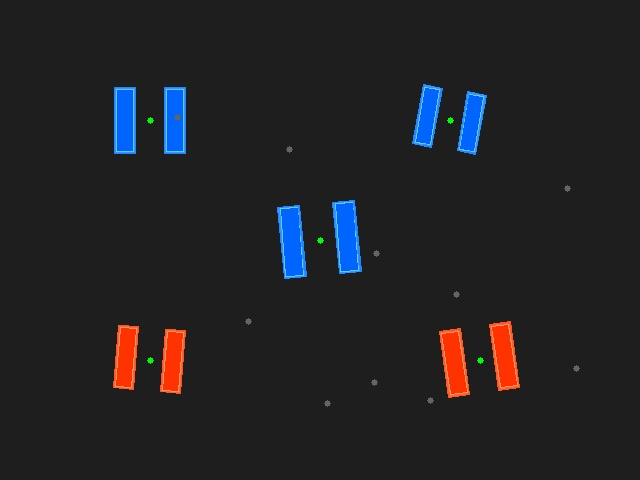
#> input picture images/armor_test.jpg, 640 x 480 px
$ python -i parameter_tuner.py   (imports and definitions only)
#> lines starting #> are read from the running program, lines starting #| are printed output that depends on the picture; after the words box and inside, x2 and y2 are one past the last pixel; in counts of white or black regions, pixels touching at a corner belong together
"""
交互调参工具模块（进阶）
功能：基于OpenCV Trackbar创建可视化调参界面，实时展示参数调整效果
支持颜色阈值调参、形态学参数调参、Canny边缘检测调参等
"""

import cv2
import numpy as np
import os


class ParameterTuner:
    """
    参数调节器类
    提供可视化界面实时调节参数
    """

    def __init__(self):
        self.window_name = "Parameter Tuner"
        self.image = None
        self.original_image = None
        self.current_mode = "color"  # color, edge, morphology, threshold

        # 参数值存储
        self.params = {
            "color": {
                "h_min": 0,
                "h_max": 179,
                "s_min": 100,
                "s_max": 255,
                "v_min": 100,
                "v_max": 255
            },
            "edge": {
                "canny_low": 50,
                "canny_high": 150,
                "blur_kernel": 5,
                "sobel_ksize": 3
            },
            "morphology": {
                "kernel_size": 5,
                "operation": 0,  # 0:open, 1:close, 2:erode, 3:dilate
                "iterations": 1
            },
            "threshold": {
                "thresh_type": 0,  # 0:binary, 1:binary_inv, 2:trunc, 3:tozero, 4:tozero_inv
                "thresh_value": 127,
                "max_value": 255,
                "adaptive": 0  # 0:global, 1:mean, 2:gaussian
            }
        }

    def create_trackbars(self, mode):
        """
        创建指定模式的Trackbar

        参数:
            mode: 调参模式
        """
        self.current_mode = mode
        cv2.namedWindow(self.window_name, cv2.WINDOW_NORMAL)

        if mode == "color":
            # HSV颜色阈值调节
            cv2.createTrackbar("H Min", self.window_name,
                             self.params["color"]["h_min"], 179,
                             lambda x: self.update_param("color", "h_min", x))
            cv2.createTrackbar("H Max", self.window_name,
                             self.params["color"]["h_max"], 179,
                             lambda x: self.update_param("color", "h_max", x))
            cv2.createTrackbar("S Min", self.window_name,
                             self.params["color"]["s_min"], 255,
                             lambda x: self.update_param("color", "s_min", x))
            cv2.createTrackbar("S Max", self.window_name,
                             self.params["color"]["s_max"], 255,
                             lambda x: self.update_param("color", "s_max", x))
            cv2.createTrackbar("V Min", self.window_name,
                             self.params["color"]["v_min"], 255,
                             lambda x: self.update_param("color", "v_min", x))
            cv2.createTrackbar("V Max", self.window_name,
                             self.params["color"]["v_max"], 255,
                             lambda x: self.update_param("color", "v_max", x))

        elif mode == "edge":
            # Canny边缘检测调参
            cv2.createTrackbar("Canny Low", self.window_name,
                             self.params["edge"]["canny_low"], 255,
                             lambda x: self.update_param("edge", "canny_low", x))
            cv2.createTrackbar("Canny High", self.window_name,
                             self.params["edge"]["canny_high"], 255,
                             lambda x: self.update_param("edge", "canny_high", x))
            cv2.createTrackbar("Blur Kernel", self.window_name,
                             self.params["edge"]["blur_kernel"], 21,
                             lambda x: self.update_param("edge", "blur_kernel", x))
            cv2.createTrackbar("Sobel KSize", self.window_name,
                             self.params["edge"]["sobel_ksize"], 7,
                             lambda x: self.update_param("edge", "sobel_ksize", x))

        elif mode == "morphology":
            # 形态学操作调参
            cv2.createTrackbar("Kernel Size", self.window_name,
                             self.params["morphology"]["kernel_size"], 21,
                             lambda x: self.update_param("morphology", "kernel_size", x))
            cv2.createTrackbar("Operation", self.window_name,
                             self.params["morphology"]["operation"], 3,
                             lambda x: self.update_param("morphology", "operation", x))
            cv2.createTrackbar("Iterations", self.window_name,
                             self.params["morphology"]["iterations"], 10,
                             lambda x: self.update_param("morphology", "iterations", x))

        elif mode == "threshold":
            # 阈值调节
            cv2.createTrackbar("Thresh Type", self.window_name,
                             self.params["threshold"]["thresh_type"], 4,
                             lambda x: self.update_param("threshold", "thresh_type", x))
            cv2.createTrackbar("Thresh Value", self.window_name,
                             self.params["threshold"]["thresh_value"], 255,
                             lambda x: self.update_param("threshold", "thresh_value", x))
            cv2.createTrackbar("Max Value", self.window_name,
                             self.params["threshold"]["max_value"], 255,
                             lambda x: self.update_param("threshold", "max_value", x))
            cv2.createTrackbar("Adaptive", self.window_name,
                             self.params["threshold"]["adaptive"], 2,
                             lambda x: self.update_param("threshold", "adaptive", x))

    # [11 lines left out: function update_param, not called in this run]

    def refresh_display(self):
        """
        刷新显示
        """
        if self.image is None:
            return

        result = self.process_image()

        # 创建对比显示
        if len(result.shape) == 2:
            result_display = cv2.cvtColor(result, cv2.COLOR_GRAY2BGR)
        else:
            result_display = result

        # 确保尺寸一致
        h, w = self.original_image.shape[:2]
        result_display = cv2.resize(result_display, (w, h))

        # 水平拼接
        comparison = np.hstack([self.original_image, result_display])

        # 添加信息文字
        info_text = f"Mode: {self.current_mode.upper()}"
        cv2.putText(comparison, info_text, (10, 30),
                   cv2.FONT_HERSHEY_SIMPLEX, 0.7, (0, 255, 0), 2)

        # 添加参数信息
        y_offset = 60
        for key, value in self.params[self.current_mode].items():
            param_text = f"{key}: {value}"
            cv2.putText(comparison, param_text, (10, y_offset),
                       cv2.FONT_HERSHEY_SIMPLEX, 0.5, (255, 255, 255), 1)
            y_offset += 25

        cv2.imshow(self.window_name, comparison)

    def process_image(self):
        """
        根据当前模式和参数处理图像

        返回:
            result: 处理结果
        """
        if self.current_mode == "color":
            return self.process_color()
        elif self.current_mode == "edge":
            return self.process_edge()
        elif self.current_mode == "morphology":
            return self.process_morphology()
        elif self.current_mode == "threshold":
            return self.process_threshold()

        return self.image

    def process_color(self):
        """
        HSV颜色阈值处理
        """
        # 转换为HSV
        hsv = cv2.cvtColor(self.image, cv2.COLOR_BGR2HSV)

        # 获取参数
        h_min = self.params["color"]["h_min"]
        h_max = self.params["color"]["h_max"]
        s_min = self.params["color"]["s_min"]
        s_max = self.params["color"]["s_max"]
        v_min = self.params["color"]["v_min"]
        v_max = self.params["color"]["v_max"]

        # 创建掩码
        lower = np.array([h_min, s_min, v_min])
        upper = np.array([h_max, s_max, v_max])
        mask = cv2.inRange(hsv, lower, upper)

        # 应用掩码
        result = cv2.bitwise_and(self.image, self.image, mask=mask)

        return result

    # [98 lines left out: functions process_edge, process_morphology, process_threshold, not called in this run]

    def run(self, image_path, mode="color"):
        """
        运行调参工具

        参数:
            image_path: 图像路径
            mode: 调参模式 (color, edge, morphology, threshold)
        """
#> called with image_path = '../images/armor_test.jpg', mode = 'color'
        # 读取图像
        self.image = cv2.imread(image_path)
#> self.image is the input picture: shape (480, 640, 3); mean B, G, R 36.1, 33.5, 33.9
        if self.image is None:
            print(f"[错误] 无法读取图像: {image_path}")
            return

        self.original_image = self.image.copy()

        print("\n" + "="*50)
        print("【交互调参工具】")
        print("="*50)
        print(f"模式: {mode}")
        print("操作说明:")
        print("  - 拖动Trackbar调节参数")
        print("  - 按 'S' 保存当前参数")
        print("  - 按 'Q' 或 ESC 退出")
        print("="*50 + "\n")

        # 创建Trackbar
        self.create_trackbars(mode)

        # 初始显示
        self.refresh_display()
#> in process_color, `hsv = cv2.cvtColor(self.image, cv2.COLOR_BGR2HSV)`: hsv: shape (480, 640, 3); mean H, S, V 7.9, 14.1, 40.6
#> in process_color, `mask = cv2.inRange(hsv, lower, upper)`:
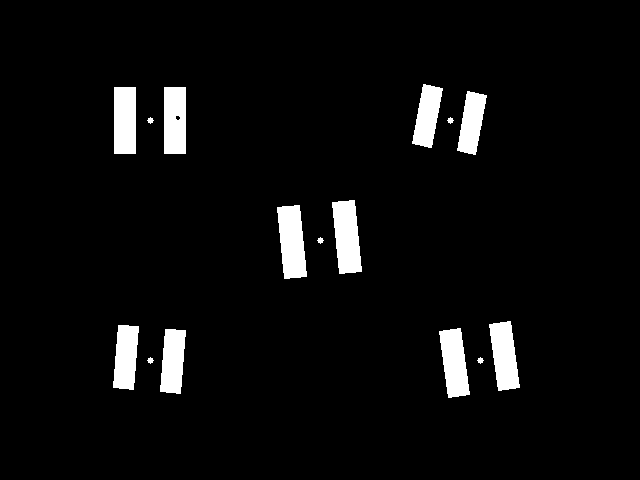
#> mask: shape (480, 640); 4.7% white; 15 white regions, largest, box (x1, y1, x2, y2) and area: (277, 205, 307, 279) 1673, (332, 200, 362, 274) 1671, (489, 321, 520, 391) 1501
#> in process_color, `result = cv2.bitwise_and(self.image, self.image, mask=mask)`:
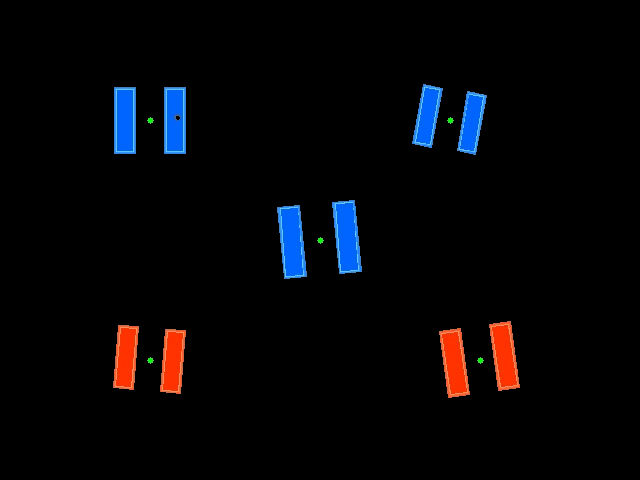
#> result: shape (480, 640, 3); mean B, G, R 7.4, 4.8, 5.2
#> in refresh_display, `comparison = np.hstack([self.original_image, result_display])`:
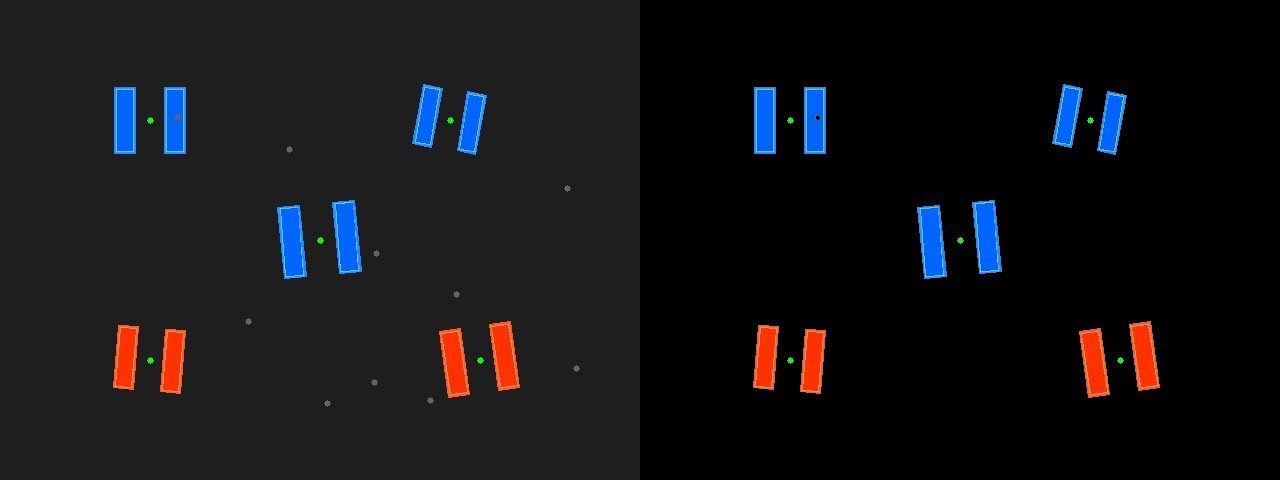
#> comparison: shape (480, 1280, 3); mean B, G, R 21.8, 19.2, 19.5
#> in refresh_display, `cv2.putText(comparison, info_text, (10, 30), cv2.FONT_HERSHEY_SIMPLEX,..`:
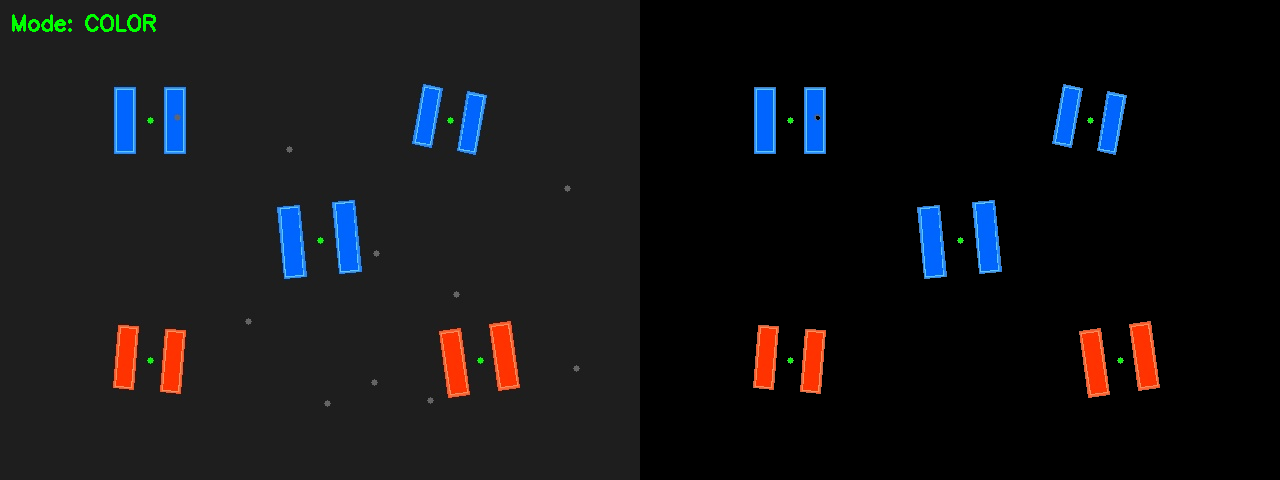
#> comparison: shape (480, 1280, 3); 0.18% of pixels changed, all inside (x1, y1, x2, y2) = (12, 14, 156, 32)
#> after the loop in refresh_display, `for key, value in self.params[self.current_mode].items():`:
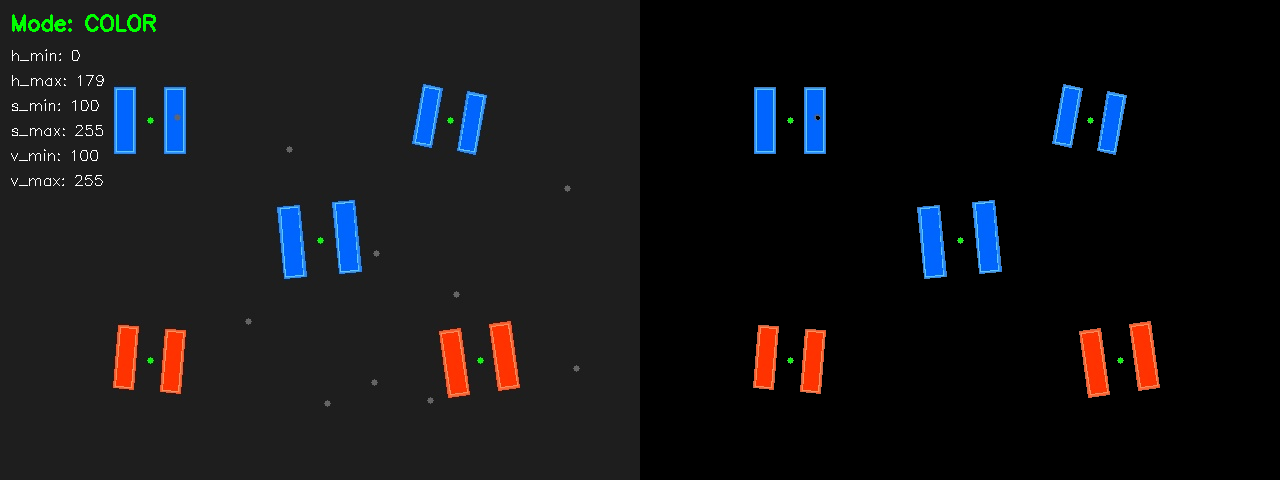
#> comparison: shape (480, 1280, 3); 0.16% of pixels changed, all inside (x1, y1, x2, y2) = (11, 49, 104, 186)
#> after the loop in refresh_display, `for key, value in self.params[self.current_mode].items():`: y_offset = 210

        # 事件循环
        while True:
            key = cv2.waitKey(1) & 0xFF
#> (key q is pressed here)

            if key == 27 or key == ord('q'):  # ESC 或 Q
                break
            elif key == ord('s'):  # 保存参数
                self.save_params()

        cv2.destroyAllWindows()
        print("[提示] 调参工具已关闭")

    # [45 lines left out: functions save_params, print_usage, not called in this run]


# [22 lines not run here, left out]

>>> result = ParameterTuner().run('../images/armor_test.jpg')
